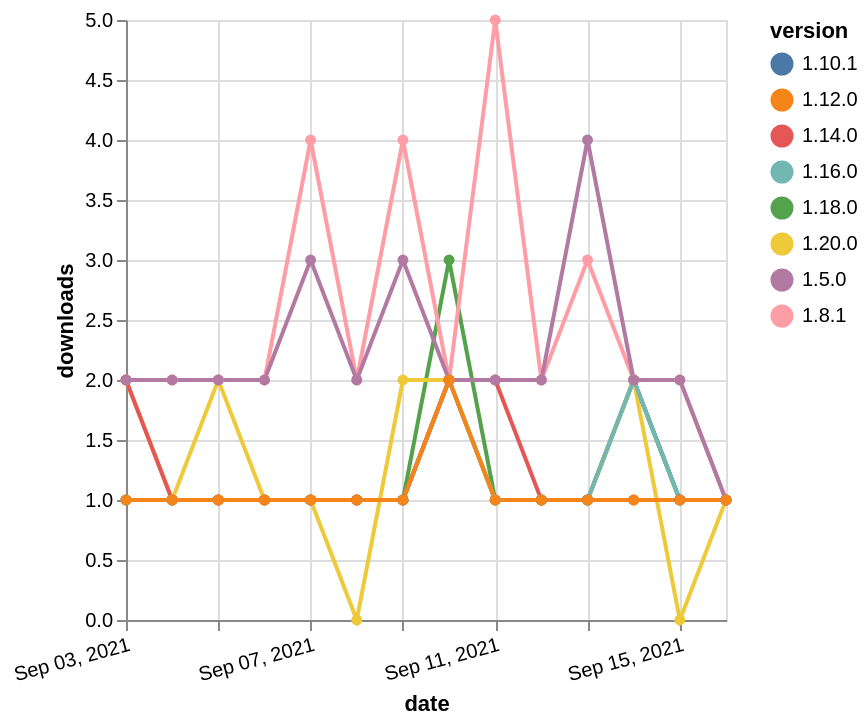

Vega-Lite specification stored for this chart:
### Vega-Lite specification from a JSON file in a GitHub repository (floating-point values rounded to 4 significant figures)
{"$schema": "https://vega.github.io/schema/vega-lite/v5.json", "description": "A simple bar chart with embedded data.", "data": {"values": [{"date": "2021-09-03", "total": 257, "delta": 1, "version": "1.10.1"}, {"date": "2021-09-04", "total": 258, "delta": 1, "version": "1.10.1"}, {"date": "2021-09-05", "total": 259, "delta": 1, "version": "1.10.1"}, {"date": "2021-09-06", "total": 260, "delta": 1, "version": "1.10.1"}, {"date": "2021-09-07", "total": 261, "delta": 1, "version": "1.10.1"}, {"date": "2021-09-08", "total": 262, "delta": 1, "version": "1.10.1"}, {"date": "2021-09-09", "total": 263, "delta": 1, "version": "1.10.1"}, {"date": "2021-09-10", "total": 265, "delta": 2, "version": "1.10.1"}, {"date": "2021-09-11", "total": 266, "delta": 1, "version": "1.10.1"}, {"date": "2021-09-12", "total": 267, "delta": 1, "version": "1.10.1"}, {"date": "2021-09-13", "total": 268, "delta": 1, "version": "1.10.1"}, {"date": "2021-09-14", "total": 270, "delta": 2, "version": "1.10.1"}, {"date": "2021-09-15", "total": 271, "delta": 1, "version": "1.10.1"}, {"date": "2021-09-16", "total": 272, "delta": 1, "version": "1.10.1"}, {"date": "2021-09-03", "total": 198, "delta": 1, "version": "1.18.0"}, {"date": "2021-09-04", "total": 199, "delta": 1, "version": "1.18.0"}, {"date": "2021-09-05", "total": 200, "delta": 1, "version": "1.18.0"}, {"date": "2021-09-06", "total": 201, "delta": 1, "version": "1.18.0"}, {"date": "2021-09-07", "total": 202, "delta": 1, "version": "1.18.0"}, {"date": "2021-09-08", "total": 203, "delta": 1, "version": "1.18.0"}, {"date": "2021-09-09", "total": 204, "delta": 1, "version": "1.18.0"}, {"date": "2021-09-10", "total": 207, "delta": 3, "version": "1.18.0"}, {"date": "2021-09-11", "total": 208, "delta": 1, "version": "1.18.0"}, {"date": "2021-09-12", "total": 209, "delta": 1, "version": "1.18.0"}, {"date": "2021-09-13", "total": 210, "delta": 1, "version": "1.18.0"}, {"date": "2021-09-14", "total": 212, "delta": 2, "version": "1.18.0"}, {"date": "2021-09-15", "total": 213, "delta": 1, "version": "1.18.0"}, {"date": "2021-09-16", "total": 214, "delta": 1, "version": "1.18.0"}, {"date": "2021-09-03", "total": 125, "delta": 2, "version": "1.20.0"}, {"date": "2021-09-04", "total": 126, "delta": 1, "version": "1.20.0"}, {"date": "2021-09-05", "total": 128, "delta": 2, "version": "1.20.0"}, {"date": "2021-09-06", "total": 129, "delta": 1, "version": "1.20.0"}, {"date": "2021-09-07", "total": 130, "delta": 1, "version": "1.20.0"}, {"date": "2021-09-08", "total": 130, "delta": 0, "version": "1.20.0"}, {"date": "2021-09-09", "total": 132, "delta": 2, "version": "1.20.0"}, {"date": "2021-09-10", "total": 134, "delta": 2, "version": "1.20.0"}, {"date": "2021-09-11", "total": 135, "delta": 1, "version": "1.20.0"}, {"date": "2021-09-12", "total": 136, "delta": 1, "version": "1.20.0"}, {"date": "2021-09-13", "total": 137, "delta": 1, "version": "1.20.0"}, {"date": "2021-09-14", "total": 139, "delta": 2, "version": "1.20.0"}, {"date": "2021-09-15", "total": 139, "delta": 0, "version": "1.20.0"}, {"date": "2021-09-16", "total": 140, "delta": 1, "version": "1.20.0"}, {"date": "2021-09-03", "total": 170, "delta": 1, "version": "1.16.0"}, {"date": "2021-09-04", "total": 171, "delta": 1, "version": "1.16.0"}, {"date": "2021-09-05", "total": 172, "delta": 1, "version": "1.16.0"}, {"date": "2021-09-06", "total": 173, "delta": 1, "version": "1.16.0"}, {"date": "2021-09-07", "total": 174, "delta": 1, "version": "1.16.0"}, {"date": "2021-09-08", "total": 175, "delta": 1, "version": "1.16.0"}, {"date": "2021-09-09", "total": 176, "delta": 1, "version": "1.16.0"}, {"date": "2021-09-10", "total": 178, "delta": 2, "version": "1.16.0"}, {"date": "2021-09-11", "total": 179, "delta": 1, "version": "1.16.0"}, {"date": "2021-09-12", "total": 180, "delta": 1, "version": "1.16.0"}, {"date": "2021-09-13", "total": 181, "delta": 1, "version": "1.16.0"}, {"date": "2021-09-14", "total": 183, "delta": 2, "version": "1.16.0"}, {"date": "2021-09-15", "total": 184, "delta": 1, "version": "1.16.0"}, {"date": "2021-09-16", "total": 185, "delta": 1, "version": "1.16.0"}, {"date": "2021-09-03", "total": 2526, "delta": 2, "version": "1.8.1"}, {"date": "2021-09-04", "total": 2528, "delta": 2, "version": "1.8.1"}, {"date": "2021-09-05", "total": 2530, "delta": 2, "version": "1.8.1"}, {"date": "2021-09-06", "total": 2532, "delta": 2, "version": "1.8.1"}, {"date": "2021-09-07", "total": 2536, "delta": 4, "version": "1.8.1"}, {"date": "2021-09-08", "total": 2538, "delta": 2, "version": "1.8.1"}, {"date": "2021-09-09", "total": 2542, "delta": 4, "version": "1.8.1"}, {"date": "2021-09-10", "total": 2544, "delta": 2, "version": "1.8.1"}, {"date": "2021-09-11", "total": 2549, "delta": 5, "version": "1.8.1"}, {"date": "2021-09-12", "total": 2551, "delta": 2, "version": "1.8.1"}, {"date": "2021-09-13", "total": 2554, "delta": 3, "version": "1.8.1"}, {"date": "2021-09-14", "total": 2556, "delta": 2, "version": "1.8.1"}, {"date": "2021-09-15", "total": 2558, "delta": 2, "version": "1.8.1"}, {"date": "2021-09-16", "total": 2559, "delta": 1, "version": "1.8.1"}, {"date": "2021-09-03", "total": 196, "delta": 2, "version": "1.14.0"}, {"date": "2021-09-04", "total": 197, "delta": 1, "version": "1.14.0"}, {"date": "2021-09-05", "total": 198, "delta": 1, "version": "1.14.0"}, {"date": "2021-09-06", "total": 199, "delta": 1, "version": "1.14.0"}, {"date": "2021-09-07", "total": 200, "delta": 1, "version": "1.14.0"}, {"date": "2021-09-08", "total": 201, "delta": 1, "version": "1.14.0"}, {"date": "2021-09-09", "total": 202, "delta": 1, "version": "1.14.0"}, {"date": "2021-09-10", "total": 204, "delta": 2, "version": "1.14.0"}, {"date": "2021-09-11", "total": 206, "delta": 2, "version": "1.14.0"}, {"date": "2021-09-12", "total": 207, "delta": 1, "version": "1.14.0"}, {"date": "2021-09-13", "total": 208, "delta": 1, "version": "1.14.0"}, {"date": "2021-09-14", "total": 209, "delta": 1, "version": "1.14.0"}, {"date": "2021-09-15", "total": 210, "delta": 1, "version": "1.14.0"}, {"date": "2021-09-16", "total": 211, "delta": 1, "version": "1.14.0"}, {"date": "2021-09-03", "total": 2348, "delta": 2, "version": "1.5.0"}, {"date": "2021-09-04", "total": 2350, "delta": 2, "version": "1.5.0"}, {"date": "2021-09-05", "total": 2352, "delta": 2, "version": "1.5.0"}, {"date": "2021-09-06", "total": 2354, "delta": 2, "version": "1.5.0"}, {"date": "2021-09-07", "total": 2357, "delta": 3, "version": "1.5.0"}, {"date": "2021-09-08", "total": 2359, "delta": 2, "version": "1.5.0"}, {"date": "2021-09-09", "total": 2362, "delta": 3, "version": "1.5.0"}, {"date": "2021-09-10", "total": 2364, "delta": 2, "version": "1.5.0"}, {"date": "2021-09-11", "total": 2366, "delta": 2, "version": "1.5.0"}, {"date": "2021-09-12", "total": 2368, "delta": 2, "version": "1.5.0"}, {"date": "2021-09-13", "total": 2372, "delta": 4, "version": "1.5.0"}, {"date": "2021-09-14", "total": 2374, "delta": 2, "version": "1.5.0"}, {"date": "2021-09-15", "total": 2376, "delta": 2, "version": "1.5.0"}, {"date": "2021-09-16", "total": 2377, "delta": 1, "version": "1.5.0"}, {"date": "2021-09-03", "total": 198, "delta": 1, "version": "1.12.0"}, {"date": "2021-09-04", "total": 199, "delta": 1, "version": "1.12.0"}, {"date": "2021-09-05", "total": 200, "delta": 1, "version": "1.12.0"}, {"date": "2021-09-06", "total": 201, "delta": 1, "version": "1.12.0"}, {"date": "2021-09-07", "total": 202, "delta": 1, "version": "1.12.0"}, {"date": "2021-09-08", "total": 203, "delta": 1, "version": "1.12.0"}, {"date": "2021-09-09", "total": 204, "delta": 1, "version": "1.12.0"}, {"date": "2021-09-10", "total": 206, "delta": 2, "version": "1.12.0"}, {"date": "2021-09-11", "total": 207, "delta": 1, "version": "1.12.0"}, {"date": "2021-09-12", "total": 208, "delta": 1, "version": "1.12.0"}, {"date": "2021-09-13", "total": 209, "delta": 1, "version": "1.12.0"}, {"date": "2021-09-14", "total": 210, "delta": 1, "version": "1.12.0"}, {"date": "2021-09-15", "total": 211, "delta": 1, "version": "1.12.0"}, {"date": "2021-09-16", "total": 212, "delta": 1, "version": "1.12.0"}]}, "width": "container", "mark": {"type": "line", "point": {"filled": true}}, "encoding": {"x": {"field": "date", "type": "temporal", "timeUnit": "yearmonthdate", "title": "date", "axis": {"labelAngle": -15}}, "y": {"field": "delta", "type": "quantitative", "title": "downloads"}, "color": {"field": "version", "type": "nominal"}, "tooltip": {"field": "delta"}}}
